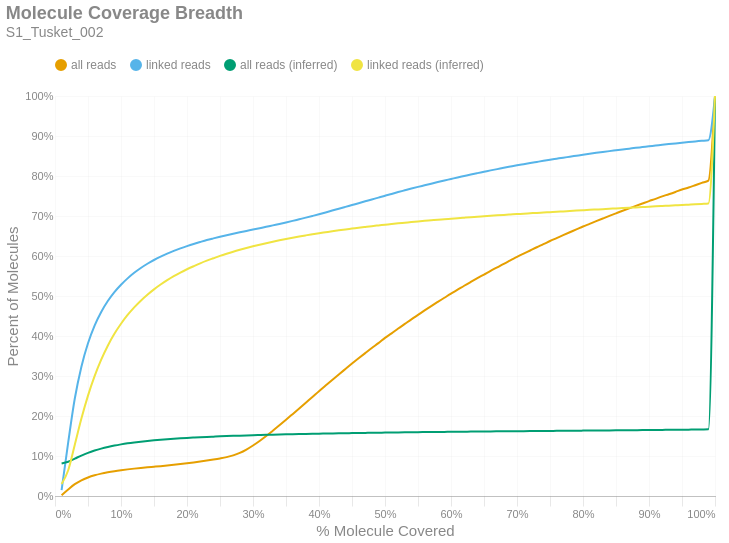

The cell this chart's notebook holds for it:
### Markdown cell above
### Molecule Read Coverage
This chart shows molecule coverage breadth as computed by the number of bases aligned to that molecule. In other words, "*how much of each unique long molecule is actually sequenced/aligned?*" Keep in mind there is a distinction between sequences and alignments, since some sequences belonging to a particular molecule may not align well and wouldn't appear in the alignment data. This chart also shows molecule coverage breadth as computed by the *inferred fragment* from which the aligned sequences originate. Unlike read coverage, this calculation takes into account the total insert size, including unsequenced gaps between the forward and reverse reads. Like the previous figures, these are cumulative percents.

### Code cell
if SKIPLR:
    print_html(f"Skipped")
else:
    binned_df = consolidated_hist(valids['coverage_bp'], mask, 0.01, True)
    binned_df_inf = consolidated_hist(valids['coverage_inserts'], mask, 0.01, True)
    binned_df = binned_df.with_columns(pl.lit(binned_df_inf['all reads (cumsum)']).alias('all reads (inferred)'))
    binned_df = binned_df.with_columns(pl.lit(binned_df_inf['linked reads (cumsum)']).alias('linked reads (inferred)'))
    binned_df = binned_df.with_columns(
        (pl.col('bin').cast(pl.Float64) + 0.01).alias('right_edge')
    )

    with SafeRender(binned_df):
        (
            density_plot(binned_df, 'Molecule Coverage Breadth', samplename, 'molcov', ['all reads (inferred)','linked reads (inferred)'])
            .encode(
                #x=alt.X('bin:Q', title="% Molecule Covered").axis(format = '%').scale(padding=0),
                x=alt.X('right_edge:Q', title="% Molecule Covered").axis(format='%').scale(padding=0),
                y=alt.Y('value:Q', title='Percent of Molecules')
                    .axis(format='%')
                    .stack(False)
                    .scale(domainMin=0, padding=0),
                color=alt.Color("key:N").scale(domain = ["all reads", "linked reads", "all reads (inferred)", "linked reads (inferred)"]),
                tooltip = [
                    alt.Tooltip("key:N", title = "Data Type"),
                    alt.Tooltip("range_label:N", title="% Molecule Covered"),
                    alt.Tooltip("value:Q", format = ".2%", title="% Molecules")
                ]
            )
        ).display()

### Figure 1 — Vega-Lite specification as saved in the notebook (floating-point values rounded to 4 significant figures)
{"width": "container", "height": 400, "config": {"title": {"anchor": "start", "dy": -15, "fontSize": 18, "color": "#888888", "subtitleColor": "#888888", "subtitleFontSize": 14}, "arc": {"fill": "#0072B2"}, "axis": {"domainColor": "#888888", "domainWidth": 0.5, "gridWidth": 0.2, "grid": false, "titleFontWeight": 400, "titleFontSize": 15, "labelFontSize": 11, "labelColor": "#888888", "tickColor": "#888888", "tickWidth": 0.2, "titleColor": "#888888"}, "axisBand": {"grid": false}, "axisX": {"grid": true, "tickSize": 10, "domainCap": "round"}, "axisY": {"domain": false, "grid": true, "tickSize": 0, "domainCap": "round"}, "background": "transparent", "header": {"labelFontSize": 15, "labelColor": "#888888", "titleFontSize": 15, "titleFontWeight": 600, "titleColor": "#888888"}, "legend": {"labelFont": "sans-serif", "labelFontSize": 12, "labelColor": "#888888", "symbolSize": 100, "symbolType": "circle", "titleFontSize": 12, "titlePadding": 10, "titleColor": "#888888", "title": null, "orient": "top"}, "range": {"category": ["#E69F00", "#56B4E9", "#009E73", "#F0E442", "#0072B2", "#D55E00", "#CC79A7", "#000000"], "diverging": ["#cfe8f3", "#a2d4ec", "#73bfe2", "#46abdb", "#1696d2", "#12719e"]}, "area": {"fill": "#0072B2", "fillOpacity": 0.7, "line": true, "strokeOpacity": 0.7}, "line": {"color": "#0072B2", "stroke": "#0072B2", "strokeWidth": 2}, "trail": {"color": "#0072B2", "stroke": "#0072B2", "strokeWidth": 0, "size": 1}, "point": {"filled": true, "fillOpacity": 1.0, "size": 95}, "text": {"color": "#888888", "fontSize": 11, "align": "right", "fontWeight": 400, "size": 11}, "bar": {"fill": "#0072B2", "stroke": null}, "view": {"stroke": null, "continuousWidth": 660, "continuousHeight": 400}}, "data": {"name": "data-9bacd29b155c46bf4eef66088e2a0f33"}, "mark": {"type": "line", "interpolate": "monotone", "point": {"opacity": 0, "size": 275}}, "encoding": {"color": {"field": "key", "scale": {"domain": ["all reads", "linked reads", "all reads (inferred)", "linked reads (inferred)"]}, "type": "nominal"}, "tooltip": [{"field": "key", "title": "Data Type", "type": "nominal"}, {"field": "range_label", "title": "% Molecule Covered", "type": "nominal"}, {"field": "value", "format": ".2%", "title": "% Molecules", "type": "quantitative"}], "x": {"axis": {"format": "%"}, "field": "right_edge", "scale": {"padding": 0}, "title": "% Molecule Covered", "type": "quantitative"}, "y": {"axis": {"format": "%"}, "field": "value", "scale": {"domainMin": 0, "padding": 0}, "stack": false, "title": "Percent of Molecules", "type": "quantitative"}}, "params": [{"name": "param_c36ac31b6afebe62", "select": {"type": "point", "fields": ["key"]}, "bind": "legend"}], "title": {"text": "Molecule Coverage Breadth", "subtitle": "S1_Tusket_002"}, "transform": [{"fold": ["all reads (cumsum)", "linked reads (cumsum)", "all reads (inferred)", "linked reads (inferred)"]}, {"calculate": "replace(datum.key, ' (cumsum)', '')", "as": "key"}, {"filter": {"param": "param_c36ac31b6afebe62"}}], "usermeta": {"embedOptions": {"downloadFileName": "S1_Tusket_002.molcov"}}, "$schema": "https://vega.github.io/schema/vega-lite/v6.1.0.json", "datasets": {"data-9bacd29b155c46bf4eef66088e2a0f33": [{"bin": "0.0", "interval": "0.0-0.01", "all reads": 0.002058, "linked reads": 0.01487, "all reads (cumsum)": 0.002058, "linked reads (cumsum)": 0.01487, "range_label": "0.0-0.01", "all reads (inferred)": 0.08138, "linked reads (inferred)": 0.02994, "right_edge": 0.01}, {"bin": "0.01", "interval": "0.01-0.02", "all reads": 0.01442, "linked reads": 0.1192, "all reads (cumsum)": 0.01648, "linked reads (cumsum)": 0.134, "range_label": "0.01-0.02", "all reads (inferred)": 0.08575, "linked reads (inferred)": 0.0644, "right_edge": 0.02}, {"bin": "0.02", "interval": "0.02-0.03", "all reads": 0.01312, "linked reads": 0.1096, "all reads (cumsum)": 0.02959, "linked reads (cumsum)": 0.2436, "range_label": "0.02-0.03", "all reads (inferred)": 0.0934, "linked reads (inferred)": 0.1283, "right_edge": 0.03}, {"bin": "0.03", "interval": "0.03-0.04", "all reads": 0.009624, "linked reads": 0.07967, "all reads (cumsum)": 0.03922, "linked reads (cumsum)": 0.3233, "range_label": "0.03-0.04", "all reads (inferred)": 0.1011, "linked reads (inferred)": 0.1935, "right_edge": 0.04}, {"bin": "0.04", "interval": "0.04-0.05", "all reads": 0.007077, "linked reads": 0.05846, "all reads (cumsum)": 0.04629, "linked reads (cumsum)": 0.3818, "range_label": "0.04-0.05", "all reads (inferred)": 0.108, "linked reads (inferred)": 0.251, "right_edge": 0.05}, {"bin": "0.05", "interval": "0.05-0.06", "all reads": 0.005403, "linked reads": 0.04423, "all reads (cumsum)": 0.0517, "linked reads (cumsum)": 0.426, "range_label": "0.05-0.06", "all reads (inferred)": 0.1137, "linked reads (inferred)": 0.2996, "right_edge": 0.06}, {"bin": "0.06", "interval": "0.06-0.07", "all reads": 0.004191, "linked reads": 0.03417, "all reads (cumsum)": 0.05589, "linked reads (cumsum)": 0.4602, "range_label": "0.06-0.07", "all reads (inferred)": 0.1185, "linked reads (inferred)": 0.3408, "right_edge": 0.07}, {"bin": "0.07", "interval": "0.07-0.08", "all reads": 0.00337, "linked reads": 0.02722, "all reads (cumsum)": 0.05926, "linked reads (cumsum)": 0.4874, "range_label": "0.07-0.08", "all reads (inferred)": 0.1226, "linked reads (inferred)": 0.3758, "right_edge": 0.08}, {"bin": "0.08", "interval": "0.08-0.09", "all reads": 0.002803, "linked reads": 0.02229, "all reads (cumsum)": 0.06206, "linked reads (cumsum)": 0.5097, "range_label": "0.08-0.09", "all reads (inferred)": 0.1261, "linked reads (inferred)": 0.4054, "right_edge": 0.09}, {"bin": "0.09", "interval": "0.09-0.1", "all reads": 0.00239, "linked reads": 0.01847, "all reads (cumsum)": 0.06445, "linked reads (cumsum)": 0.5282, "range_label": "0.09-0.1", "all reads (inferred)": 0.1291, "linked reads (inferred)": 0.4305, "right_edge": 0.1}, {"bin": "0.1", "interval": "0.1-0.11", "all reads": 0.002104, "linked reads": 0.01589, "all reads (cumsum)": 0.06655, "linked reads (cumsum)": 0.5441, "range_label": "0.1-0.11", "all reads (inferred)": 0.1317, "linked reads (inferred)": 0.4526, "right_edge": 0.11}, {"bin": "0.11", "interval": "0.11-0.12", "all reads": 0.001869, "linked reads": 0.0139, "all reads (cumsum)": 0.06842, "linked reads (cumsum)": 0.5579, "range_label": "0.11-0.12", "all reads (inferred)": 0.1339, "linked reads (inferred)": 0.4715, "right_edge": 0.12}, {"bin": "0.12", "interval": "0.12-0.13", "all reads": 0.00169, "linked reads": 0.01203, "all reads (cumsum)": 0.07011, "linked reads (cumsum)": 0.57, "range_label": "0.12-0.13", "all reads (inferred)": 0.1359, "linked reads (inferred)": 0.4883, "right_edge": 0.13}, {"bin": "0.13", "interval": "0.13-0.14", "all reads": 0.001553, "linked reads": 0.01062, "all reads (cumsum)": 0.07167, "linked reads (cumsum)": 0.5806, "range_label": "0.13-0.14", "all reads (inferred)": 0.1376, "linked reads (inferred)": 0.5031, "right_edge": 0.14}, {"bin": "0.14", "interval": "0.14-0.15", "all reads": 0.001455, "linked reads": 0.009389, "all reads (cumsum)": 0.07312, "linked reads (cumsum)": 0.59, "range_label": "0.14-0.15", "all reads (inferred)": 0.1392, "linked reads (inferred)": 0.5166, "right_edge": 0.15}, {"bin": "0.15", "interval": "0.15-0.16", "all reads": 0.001481, "linked reads": 0.008294, "all reads (cumsum)": 0.0746, "linked reads (cumsum)": 0.5983, "range_label": "0.15-0.16", "all reads (inferred)": 0.1406, "linked reads (inferred)": 0.5287, "right_edge": 0.16}, {"bin": "0.16", "interval": "0.16-0.17", "all reads": 0.001585, "linked reads": 0.007572, "all reads (cumsum)": 0.07619, "linked reads (cumsum)": 0.6059, "range_label": "0.16-0.17", "all reads (inferred)": 0.1419, "linked reads (inferred)": 0.5397, "right_edge": 0.17}, {"bin": "0.17", "interval": "0.17-0.18", "all reads": 0.001718, "linked reads": 0.00684, "all reads (cumsum)": 0.07791, "linked reads (cumsum)": 0.6127, "range_label": "0.17-0.18", "all reads (inferred)": 0.1431, "linked reads (inferred)": 0.5497, "right_edge": 0.18}, {"bin": "0.18", "interval": "0.18-0.19", "all reads": 0.001867, "linked reads": 0.006308, "all reads (cumsum)": 0.07977, "linked reads (cumsum)": 0.619, "range_label": "0.18-0.19", "all reads (inferred)": 0.1442, "linked reads (inferred)": 0.5586, "right_edge": 0.19}, {"bin": "0.19", "interval": "0.19-0.2", "all reads": 0.00199, "linked reads": 0.005766, "all reads (cumsum)": 0.08176, "linked reads (cumsum)": 0.6248, "range_label": "0.19-0.2", "all reads (inferred)": 0.1452, "linked reads (inferred)": 0.5669, "right_edge": 0.2}, {"bin": "0.2", "interval": "0.2-0.21", "all reads": 0.002075, "linked reads": 0.005339, "all reads (cumsum)": 0.08384, "linked reads (cumsum)": 0.6301, "range_label": "0.2-0.21", "all reads (inferred)": 0.1461, "linked reads (inferred)": 0.5744, "right_edge": 0.21}, {"bin": "0.21", "interval": "0.21-0.22", "all reads": 0.002236, "linked reads": 0.004912, "all reads (cumsum)": 0.08607, "linked reads (cumsum)": 0.635, "range_label": "0.21-0.22", "all reads (inferred)": 0.1469, "linked reads (inferred)": 0.5817, "right_edge": 0.22}, {"bin": "0.22", "interval": "0.22-0.23", "all reads": 0.002449, "linked reads": 0.004759, "all reads (cumsum)": 0.08852, "linked reads (cumsum)": 0.6398, "range_label": "0.22-0.23", "all reads (inferred)": 0.1477, "linked reads (inferred)": 0.5883, "right_edge": 0.23}, {"bin": "0.23", "interval": "0.23-0.24", "all reads": 0.002619, "linked reads": 0.004267, "all reads (cumsum)": 0.09114, "linked reads (cumsum)": 0.644, "range_label": "0.23-0.24", "all reads (inferred)": 0.1484, "linked reads (inferred)": 0.5943, "right_edge": 0.24}, {"bin": "0.24", "interval": "0.24-0.25", "all reads": 0.00285, "linked reads": 0.004112, "all reads (cumsum)": 0.09399, "linked reads (cumsum)": 0.6482, "range_label": "0.24-0.25", "all reads (inferred)": 0.1491, "linked reads (inferred)": 0.6003, "right_edge": 0.25}, {"bin": "0.25", "interval": "0.25-0.26", "all reads": 0.003247, "linked reads": 0.003896, "all reads (cumsum)": 0.09724, "linked reads (cumsum)": 0.6521, "range_label": "0.25-0.26", "all reads (inferred)": 0.1498, "linked reads (inferred)": 0.6057, "right_edge": 0.26}, {"bin": "0.26", "interval": "0.26-0.27", "all reads": 0.004272, "linked reads": 0.00369, "all reads (cumsum)": 0.1015, "linked reads (cumsum)": 0.6557, "range_label": "0.26-0.27", "all reads (inferred)": 0.1504, "linked reads (inferred)": 0.6108, "right_edge": 0.27}, {"bin": "0.27", "interval": "0.27-0.28", "all reads": 0.006137, "linked reads": 0.003575, "all reads (cumsum)": 0.1076, "linked reads (cumsum)": 0.6593, "range_label": "0.27-0.28", "all reads (inferred)": 0.1509, "linked reads (inferred)": 0.6156, "right_edge": 0.28}, {"bin": "0.28", "interval": "0.28-0.29", "all reads": 0.008377, "linked reads": 0.003419, "all reads (cumsum)": 0.116, "linked reads (cumsum)": 0.6627, "range_label": "0.28-0.29", "all reads (inferred)": 0.1515, "linked reads (inferred)": 0.6201, "right_edge": 0.29}, {"bin": "0.29", "interval": "0.29-0.3", "all reads": 0.01025, "linked reads": 0.003449, "all reads (cumsum)": 0.1263, "linked reads (cumsum)": 0.6662, "range_label": "0.29-0.3", "all reads (inferred)": 0.152, "linked reads (inferred)": 0.6243, "right_edge": 0.3}, {"bin": "0.3", "interval": "0.3-0.31", "all reads": 0.01128, "linked reads": 0.003399, "all reads (cumsum)": 0.1375, "linked reads (cumsum)": 0.6696, "range_label": "0.3-0.31", "all reads (inferred)": 0.1524, "linked reads (inferred)": 0.6282, "right_edge": 0.31}, {"bin": "0.31", "interval": "0.31-0.32", "all reads": 0.01242, "linked reads": 0.003363, "all reads (cumsum)": 0.15, "linked reads (cumsum)": 0.6729, "range_label": "0.31-0.32", "all reads (inferred)": 0.1529, "linked reads (inferred)": 0.632, "right_edge": 0.32}, {"bin": "0.32", "interval": "0.32-0.33", "all reads": 0.01327, "linked reads": 0.003628, "all reads (cumsum)": 0.1632, "linked reads (cumsum)": 0.6766, "range_label": "0.32-0.33", "all reads (inferred)": 0.1533, "linked reads (inferred)": 0.6357, "right_edge": 0.33}, {"bin": "0.33", "interval": "0.33-0.34", "all reads": 0.01339, "linked reads": 0.003565, "all reads (cumsum)": 0.1766, "linked reads (cumsum)": 0.6801, "range_label": "0.33-0.34", "all reads (inferred)": 0.1537, "linked reads (inferred)": 0.6391, "right_edge": 0.34}, {"bin": "0.34", "interval": "0.34-0.35", "all reads": 0.01386, "linked reads": 0.003705, "all reads (cumsum)": 0.1905, "linked reads (cumsum)": 0.6838, "range_label": "0.34-0.35", "all reads (inferred)": 0.1541, "linked reads (inferred)": 0.6425, "right_edge": 0.35}, {"bin": "0.35", "interval": "0.35-0.36", "all reads": 0.01418, "linked reads": 0.003906, "all reads (cumsum)": 0.2047, "linked reads (cumsum)": 0.6878, "range_label": "0.35-0.36", "all reads (inferred)": 0.1545, "linked reads (inferred)": 0.6457, "right_edge": 0.36}, {"bin": "0.36", "interval": "0.36-0.37", "all reads": 0.01426, "linked reads": 0.004084, "all reads (cumsum)": 0.2189, "linked reads (cumsum)": 0.6918, "range_label": "0.36-0.37", "all reads (inferred)": 0.1549, "linked reads (inferred)": 0.6488, "right_edge": 0.37}, {"bin": "0.37", "interval": "0.37-0.38", "all reads": 0.01437, "linked reads": 0.004043, "all reads (cumsum)": 0.2333, "linked reads (cumsum)": 0.6959, "range_label": "0.37-0.38", "all reads (inferred)": 0.1552, "linked reads (inferred)": 0.6516, "right_edge": 0.38}, {"bin": "0.38", "interval": "0.38-0.39", "all reads": 0.01429, "linked reads": 0.004202, "all reads (cumsum)": 0.2476, "linked reads (cumsum)": 0.7001, "range_label": "0.38-0.39", "all reads (inferred)": 0.1556, "linked reads (inferred)": 0.6543, "right_edge": 0.39}, {"bin": "0.39", "interval": "0.39-0.4", "all reads": 0.01451, "linked reads": 0.004307, "all reads (cumsum)": 0.2621, "linked reads (cumsum)": 0.7044, "range_label": "0.39-0.4", "all reads (inferred)": 0.1559, "linked reads (inferred)": 0.6569, "right_edge": 0.4}, {"bin": "0.4", "interval": "0.4-0.41", "all reads": 0.01392, "linked reads": 0.004542, "all reads (cumsum)": 0.276, "linked reads (cumsum)": 0.7089, "range_label": "0.4-0.41", "all reads (inferred)": 0.1562, "linked reads (inferred)": 0.6594, "right_edge": 0.41}, {"bin": "0.41", "interval": "0.41-0.42", "all reads": 0.01403, "linked reads": 0.00468, "all reads (cumsum)": 0.2901, "linked reads (cumsum)": 0.7136, "range_label": "0.41-0.42", "all reads (inferred)": 0.1565, "linked reads (inferred)": 0.6618, "right_edge": 0.42}, {"bin": "0.42", "interval": "0.42-0.43", "all reads": 0.01384, "linked reads": 0.004555, "all reads (cumsum)": 0.3039, "linked reads (cumsum)": 0.7182, "range_label": "0.42-0.43", "all reads (inferred)": 0.1568, "linked reads (inferred)": 0.6642, "right_edge": 0.43}, {"bin": "0.43", "interval": "0.43-0.44", "all reads": 0.0136, "linked reads": 0.004613, "all reads (cumsum)": 0.3175, "linked reads (cumsum)": 0.7228, "range_label": "0.43-0.44", "all reads (inferred)": 0.157, "linked reads (inferred)": 0.6664, "right_edge": 0.44}, {"bin": "0.44", "interval": "0.44-0.45", "all reads": 0.01352, "linked reads": 0.004634, "all reads (cumsum)": 0.331, "linked reads (cumsum)": 0.7274, "range_label": "0.44-0.45", "all reads (inferred)": 0.1573, "linked reads (inferred)": 0.6685, "right_edge": 0.45}, {"bin": "0.45", "interval": "0.45-0.46", "all reads": 0.01319, "linked reads": 0.004613, "all reads (cumsum)": 0.3442, "linked reads (cumsum)": 0.732, "range_label": "0.45-0.46", "all reads (inferred)": 0.1576, "linked reads (inferred)": 0.6706, "right_edge": 0.46}, {"bin": "0.46", "interval": "0.46-0.47", "all reads": 0.01295, "linked reads": 0.004644, "all reads (cumsum)": 0.3572, "linked reads (cumsum)": 0.7367, "range_label": "0.46-0.47", "all reads (inferred)": 0.1578, "linked reads (inferred)": 0.6727, "right_edge": 0.47}, {"bin": "0.47", "interval": "0.47-0.48", "all reads": 0.01283, "linked reads": 0.004706, "all reads (cumsum)": 0.37, "linked reads (cumsum)": 0.7414, "range_label": "0.47-0.48", "all reads (inferred)": 0.1581, "linked reads (inferred)": 0.6746, "right_edge": 0.48}, {"bin": "0.48", "interval": "0.48-0.49", "all reads": 0.01212, "linked reads": 0.004589, "all reads (cumsum)": 0.3821, "linked reads (cumsum)": 0.746, "range_label": "0.48-0.49", "all reads (inferred)": 0.1583, "linked reads (inferred)": 0.6764, "right_edge": 0.49}, {"bin": "0.49", "interval": "0.49-0.5", "all reads": 0.01319, "linked reads": 0.004805, "all reads (cumsum)": 0.3953, "linked reads (cumsum)": 0.7508, "range_label": "0.49-0.5", "all reads (inferred)": 0.1585, "linked reads (inferred)": 0.6782, "right_edge": 0.5}, {"bin": "0.5", "interval": "0.5-0.51", "all reads": 0.01109, "linked reads": 0.004398, "all reads (cumsum)": 0.4064, "linked reads (cumsum)": 0.7552, "range_label": "0.5-0.51", "all reads (inferred)": 0.1587, "linked reads (inferred)": 0.68, "right_edge": 0.51}, {"bin": "0.51", "interval": "0.51-0.52", "all reads": 0.01224, "linked reads": 0.004646, "all reads (cumsum)": 0.4186, "linked reads (cumsum)": 0.7598, "range_label": "0.51-0.52", "all reads (inferred)": 0.159, "linked reads (inferred)": 0.6817, "right_edge": 0.52}, {"bin": "0.52", "interval": "0.52-0.53", "all reads": 0.01151, "linked reads": 0.004391, "all reads (cumsum)": 0.4301, "linked reads (cumsum)": 0.7642, "range_label": "0.52-0.53", "all reads (inferred)": 0.1592, "linked reads (inferred)": 0.6833, "right_edge": 0.53}, {"bin": "0.53", "interval": "0.53-0.54", "all reads": 0.01157, "linked reads": 0.004377, "all reads (cumsum)": 0.4417, "linked reads (cumsum)": 0.7686, "range_label": "0.53-0.54", "all reads (inferred)": 0.1594, "linked reads (inferred)": 0.6849, "right_edge": 0.54}, {"bin": "0.54", "interval": "0.54-0.55", "all reads": 0.01106, "linked reads": 0.004213, "all reads (cumsum)": 0.4528, "linked reads (cumsum)": 0.7728, "range_label": "0.54-0.55", "all reads (inferred)": 0.1596, "linked reads (inferred)": 0.6865, "right_edge": 0.55}, {"bin": "0.55", "interval": "0.55-0.56", "all reads": 0.01114, "linked reads": 0.003945, "all reads (cumsum)": 0.4639, "linked reads (cumsum)": 0.7767, "range_label": "0.55-0.56", "all reads (inferred)": 0.1597, "linked reads (inferred)": 0.688, "right_edge": 0.56}, {"bin": "0.56", "interval": "0.56-0.57", "all reads": 0.01085, "linked reads": 0.004004, "all reads (cumsum)": 0.4748, "linked reads (cumsum)": 0.7807, "range_label": "0.56-0.57", "all reads (inferred)": 0.1599, "linked reads (inferred)": 0.6893, "right_edge": 0.57}, {"bin": "0.57", "interval": "0.57-0.58", "all reads": 0.01049, "linked reads": 0.004089, "all reads (cumsum)": 0.4853, "linked reads (cumsum)": 0.7848, "range_label": "0.57-0.58", "all reads (inferred)": 0.1601, "linked reads (inferred)": 0.6907, "right_edge": 0.58}, {"bin": "0.58", "interval": "0.58-0.59", "all reads": 0.01033, "linked reads": 0.003874, "all reads (cumsum)": 0.4956, "linked reads (cumsum)": 0.7887, "range_label": "0.58-0.59", "all reads (inferred)": 0.1603, "linked reads (inferred)": 0.692, "right_edge": 0.59}, {"bin": "0.59", "interval": "0.59-0.6", "all reads": 0.01038, "linked reads": 0.003803, "all reads (cumsum)": 0.506, "linked reads (cumsum)": 0.7925, "range_label": "0.59-0.6", "all reads (inferred)": 0.1605, "linked reads (inferred)": 0.6933, "right_edge": 0.6}, {"bin": "0.6", "interval": "0.6-0.61", "all reads": 0.009728, "linked reads": 0.003829, "all reads (cumsum)": 0.5157, "linked reads (cumsum)": 0.7963, "range_label": "0.6-0.61", "all reads (inferred)": 0.1606, "linked reads (inferred)": 0.6946, "right_edge": 0.61}, {"bin": "0.61", "interval": "0.61-0.62", "all reads": 0.009927, "linked reads": 0.003698, "all reads (cumsum)": 0.5256, "linked reads (cumsum)": 0.8, "range_label": "0.61-0.62", "all reads (inferred)": 0.1608, "linked reads (inferred)": 0.6959, "right_edge": 0.62}, {"bin": "0.62", "interval": "0.62-0.63", "all reads": 0.009558, "linked reads": 0.003721, "all reads (cumsum)": 0.5352, "linked reads (cumsum)": 0.8038, "range_label": "0.62-0.63", "all reads (inferred)": 0.161, "linked reads (inferred)": 0.6971, "right_edge": 0.63}, {"bin": "0.63", "interval": "0.63-0.64", "all reads": 0.009404, "linked reads": 0.003472, "all reads (cumsum)": 0.5446, "linked reads (cumsum)": 0.8072, "range_label": "0.63-0.64", "all reads (inferred)": 0.1611, "linked reads (inferred)": 0.6983, "right_edge": 0.64}, {"bin": "0.64", "interval": "0.64-0.65", "all reads": 0.009163, "linked reads": 0.003363, "all reads (cumsum)": 0.5537, "linked reads (cumsum)": 0.8106, "range_label": "0.64-0.65", "all reads (inferred)": 0.1613, "linked reads (inferred)": 0.6994, "right_edge": 0.65}, {"bin": "0.65", "interval": "0.65-0.66", "all reads": 0.009316, "linked reads": 0.003462, "all reads (cumsum)": 0.5631, "linked reads (cumsum)": 0.8141, "range_label": "0.65-0.66", "all reads (inferred)": 0.1614, "linked reads (inferred)": 0.7006, "right_edge": 0.66}, {"bin": "0.66", "interval": "0.66-0.67", "all reads": 0.008681, "linked reads": 0.003173, "all reads (cumsum)": 0.5717, "linked reads (cumsum)": 0.8172, "range_label": "0.66-0.67", "all reads (inferred)": 0.1616, "linked reads (inferred)": 0.7017, "right_edge": 0.67}, {"bin": "0.67", "interval": "0.67-0.68", "all reads": 0.008843, "linked reads": 0.003252, "all reads (cumsum)": 0.5806, "linked reads (cumsum)": 0.8205, "range_label": "0.67-0.68", "all reads (inferred)": 0.1617, "linked reads (inferred)": 0.7028, "right_edge": 0.68}, {"bin": "0.68", "interval": "0.68-0.69", "all reads": 0.008439, "linked reads": 0.003096, "all reads (cumsum)": 0.589, "linked reads (cumsum)": 0.8236, "range_label": "0.68-0.69", "all reads (inferred)": 0.1619, "linked reads (inferred)": 0.7038, "right_edge": 0.69}, {"bin": "0.69", "interval": "0.69-0.7", "all reads": 0.008584, "linked reads": 0.00306, "all reads (cumsum)": 0.5976, "linked reads (cumsum)": 0.8266, "range_label": "0.69-0.7", "all reads (inferred)": 0.162, "linked reads (inferred)": 0.7048, "right_edge": 0.7}, {"bin": "0.7", "interval": "0.7-0.71", "all reads": 0.008185, "linked reads": 0.002864, "all reads (cumsum)": 0.6058, "linked reads (cumsum)": 0.8295, "range_label": "0.7-0.71", "all reads (inferred)": 0.1622, "linked reads (inferred)": 0.7058, "right_edge": 0.71}, {"bin": "0.71", "interval": "0.71-0.72", "all reads": 0.007959, "linked reads": 0.002844, "all reads (cumsum)": 0.6138, "linked reads (cumsum)": 0.8323, "range_label": "0.71-0.72", "all reads (inferred)": 0.1623, "linked reads (inferred)": 0.7068, "right_edge": 0.72}, {"bin": "0.72", "interval": "0.72-0.73", "all reads": 0.008061, "linked reads": 0.00278, "all reads (cumsum)": 0.6218, "linked reads (cumsum)": 0.8351, "range_label": "0.72-0.73", "all reads (inferred)": 0.1625, "linked reads (inferred)": 0.7078, "right_edge": 0.73}, {"bin": "0.73", "interval": "0.73-0.74", "all reads": 0.007646, "linked reads": 0.002777, "all reads (cumsum)": 0.6295, "linked reads (cumsum)": 0.8379, "range_label": "0.73-0.74", "all reads (inferred)": 0.1626, "linked reads (inferred)": 0.7087, "right_edge": 0.74}, {"bin": "0.74", "interval": "0.74-0.75", "all reads": 0.008015, "linked reads": 0.002748, "all reads (cumsum)": 0.6375, "linked reads (cumsum)": 0.8406, "range_label": "0.74-0.75", "all reads (inferred)": 0.1627, "linked reads (inferred)": 0.7096, "right_edge": 0.75}, {"bin": "0.75", "interval": "0.75-0.76", "all reads": 0.007287, "linked reads": 0.002573, "all reads (cumsum)": 0.6448, "linked reads (cumsum)": 0.8432, "range_label": "0.75-0.76", "all reads (inferred)": 0.1629, "linked reads (inferred)": 0.7105, "right_edge": 0.76}, {"bin": "0.76", "interval": "0.76-0.77", "all reads": 0.007337, "linked reads": 0.002574, "all reads (cumsum)": 0.6521, "linked reads (cumsum)": 0.8458, "range_label": "0.76-0.77", "all reads (inferred)": 0.163, "linked reads (inferred)": 0.7115, "right_edge": 0.77}, {"bin": "0.77", "interval": "0.77-0.78", "all reads": 0.007216, "linked reads": 0.002434, "all reads (cumsum)": 0.6593, "linked reads (cumsum)": 0.8482, "range_label": "0.77-0.78", "all reads (inferred)": 0.1632, "linked reads (inferred)": 0.7125, "right_edge": 0.78}, {"bin": "0.78", "interval": "0.78-0.79", "all reads": 0.007064, "linked reads": 0.002482, "all reads (cumsum)": 0.6664, "linked reads (cumsum)": 0.8507, "range_label": "0.78-0.79", "all reads (inferred)": 0.1633, "linked reads (inferred)": 0.7135, "right_edge": 0.79}, {"bin": "0.79", "interval": "0.79-0.8", "all reads": 0.007383, "linked reads": 0.002475, "all reads (cumsum)": 0.6738, "linked reads (cumsum)": 0.8532, "range_label": "0.79-0.8", "all reads (inferred)": 0.1635, "linked reads (inferred)": 0.7144, "right_edge": 0.8}, {"bin": "0.8", "interval": "0.8-0.81", "all reads": 0.00661, "linked reads": 0.002366, "all reads (cumsum)": 0.6804, "linked reads (cumsum)": 0.8556, "range_label": "0.8-0.81", "all reads (inferred)": 0.1636, "linked reads (inferred)": 0.7154, "right_edge": 0.81}, {"bin": "0.81", "interval": "0.81-0.82", "all reads": 0.006721, "linked reads": 0.002293, "all reads (cumsum)": 0.6871, "linked reads (cumsum)": 0.8578, "range_label": "0.81-0.82", "all reads (inferred)": 0.1638, "linked reads (inferred)": 0.7162, "right_edge": 0.82}, {"bin": "0.82", "interval": "0.82-0.83", "all reads": 0.006662, "linked reads": 0.002208, "all reads (cumsum)": 0.6938, "linked reads (cumsum)": 0.8601, "range_label": "0.82-0.83", "all reads (inferred)": 0.1639, "linked reads (inferred)": 0.7171, "right_edge": 0.83}, {"bin": "0.83", "interval": "0.83-0.84", "all reads": 0.006571, "linked reads": 0.002137, "all reads (cumsum)": 0.7003, "linked reads (cumsum)": 0.8622, "range_label": "0.83-0.84", "all reads (inferred)": 0.1641, "linked reads (inferred)": 0.7181, "right_edge": 0.84}, {"bin": "0.84", "interval": "0.84-0.85", "all reads": 0.006363, "linked reads": 0.002089, "all reads (cumsum)": 0.7067, "linked reads (cumsum)": 0.8643, "range_label": "0.84-0.85", "all reads (inferred)": 0.1642, "linked reads (inferred)": 0.7189, "right_edge": 0.85}, {"bin": "0.85", "interval": "0.85-0.86", "all reads": 0.00631, "linked reads": 0.002092, "all reads (cumsum)": 0.713, "linked reads (cumsum)": 0.8664, "range_label": "0.85-0.86", "all reads (inferred)": 0.1643, "linked reads (inferred)": 0.7198, "right_edge": 0.86}, {"bin": "0.86", "interval": "0.86-0.87", "all reads": 0.00611, "linked reads": 0.001991, "all reads (cumsum)": 0.7191, "linked reads (cumsum)": 0.8684, "range_label": "0.86-0.87", "all reads (inferred)": 0.1645, "linked reads (inferred)": 0.7207, "right_edge": 0.87}, {"bin": "0.87", "interval": "0.87-0.88", "all reads": 0.00616, "linked reads": 0.002021, "all reads (cumsum)": 0.7253, "linked reads (cumsum)": 0.8704, "range_label": "0.87-0.88", "all reads (inferred)": 0.1646, "linked reads (inferred)": 0.7215, "right_edge": 0.88}, {"bin": "0.88", "interval": "0.88-0.89", "all reads": 0.006007, "linked reads": 0.001881, "all reads (cumsum)": 0.7313, "linked reads (cumsum)": 0.8723, "range_label": "0.88-0.89", "all reads (inferred)": 0.1648, "linked reads (inferred)": 0.7224, "right_edge": 0.89}, {"bin": "0.89", "interval": "0.89-0.9", "all reads": 0.005994, "linked reads": 0.001911, "all reads (cumsum)": 0.7373, "linked reads (cumsum)": 0.8742, "range_label": "0.89-0.9", "all reads (inferred)": 0.1649, "linked reads (inferred)": 0.7233, "right_edge": 0.9}, {"bin": "0.9", "interval": "0.9-0.91", "all reads": 0.005582, "linked reads": 0.001846, "all reads (cumsum)": 0.7429, "linked reads (cumsum)": 0.876, "range_label": "0.9-0.91", "all reads (inferred)": 0.1651, "linked reads (inferred)": 0.7242, "right_edge": 0.91}, {"bin": "0.91", "interval": "0.91-0.92", "all reads": 0.006208, "linked reads": 0.001917, "all reads (cumsum)": 0.7491, "linked reads (cumsum)": 0.8779, "range_label": "0.91-0.92", "all reads (inferred)": 0.1653, "linked reads (inferred)": 0.7251, "right_edge": 0.92}, {"bin": "0.92", "interval": "0.92-0.93", "all reads": 0.005294, "linked reads": 0.001804, "all reads (cumsum)": 0.7544, "linked reads (cumsum)": 0.8797, "range_label": "0.92-0.93", "all reads (inferred)": 0.1654, "linked reads (inferred)": 0.7259, "right_edge": 0.93}, {"bin": "0.93", "interval": "0.93-0.94", "all reads": 0.005689, "linked reads": 0.001733, "all reads (cumsum)": 0.76, "linked reads (cumsum)": 0.8815, "range_label": "0.93-0.94", "all reads (inferred)": 0.1656, "linked reads (inferred)": 0.7267, "right_edge": 0.94}, {"bin": "0.94", "interval": "0.94-0.95", "all reads": 0.006098, "linked reads": 0.001696, "all reads (cumsum)": 0.7661, "linked reads (cumsum)": 0.8832, "range_label": "0.94-0.95", "all reads (inferred)": 0.1658, "linked reads (inferred)": 0.7275, "right_edge": 0.95}, {"bin": "0.95", "interval": "0.95-0.96", "all reads": 0.005011, "linked reads": 0.001628, "all reads (cumsum)": 0.7712, "linked reads (cumsum)": 0.8848, "range_label": "0.95-0.96", "all reads (inferred)": 0.1659, "linked reads (inferred)": 0.7284, "right_edge": 0.96}, {"bin": "0.96", "interval": "0.96-0.97", "all reads": 0.005789, "linked reads": 0.001589, "all reads (cumsum)": 0.7769, "linked reads (cumsum)": 0.8864, "range_label": "0.96-0.97", "all reads (inferred)": 0.1661, "linked reads (inferred)": 0.7293, "right_edge": 0.97}, {"bin": "0.97", "interval": "0.97-0.98", "all reads": 0.005895, "linked reads": 0.001612, "all reads (cumsum)": 0.7828, "linked reads (cumsum)": 0.888, "range_label": "0.97-0.98", "all reads (inferred)": 0.1663, "linked reads (inferred)": 0.7303, "right_edge": 0.98}, {"bin": "0.98", "interval": "0.98-0.99", "all reads": 0.005592, "linked reads": 0.001594, "all reads (cumsum)": 0.7884, "linked reads (cumsum)": 0.8896, "range_label": "0.98-0.99", "all reads (inferred)": 0.1666, "linked reads (inferred)": 0.7315, "right_edge": 0.99}, {"bin": "0.99", "interval": "0.99-1.0", "all reads": 0.2116, "linked reads": 0.1104, "all reads (cumsum)": 1.0, "linked reads (cumsum)": 1.0, "range_label": "0.99-1.0", "all reads (inferred)": 1.0, "linked reads (inferred)": 1.0, "right_edge": 1.0}]}}
